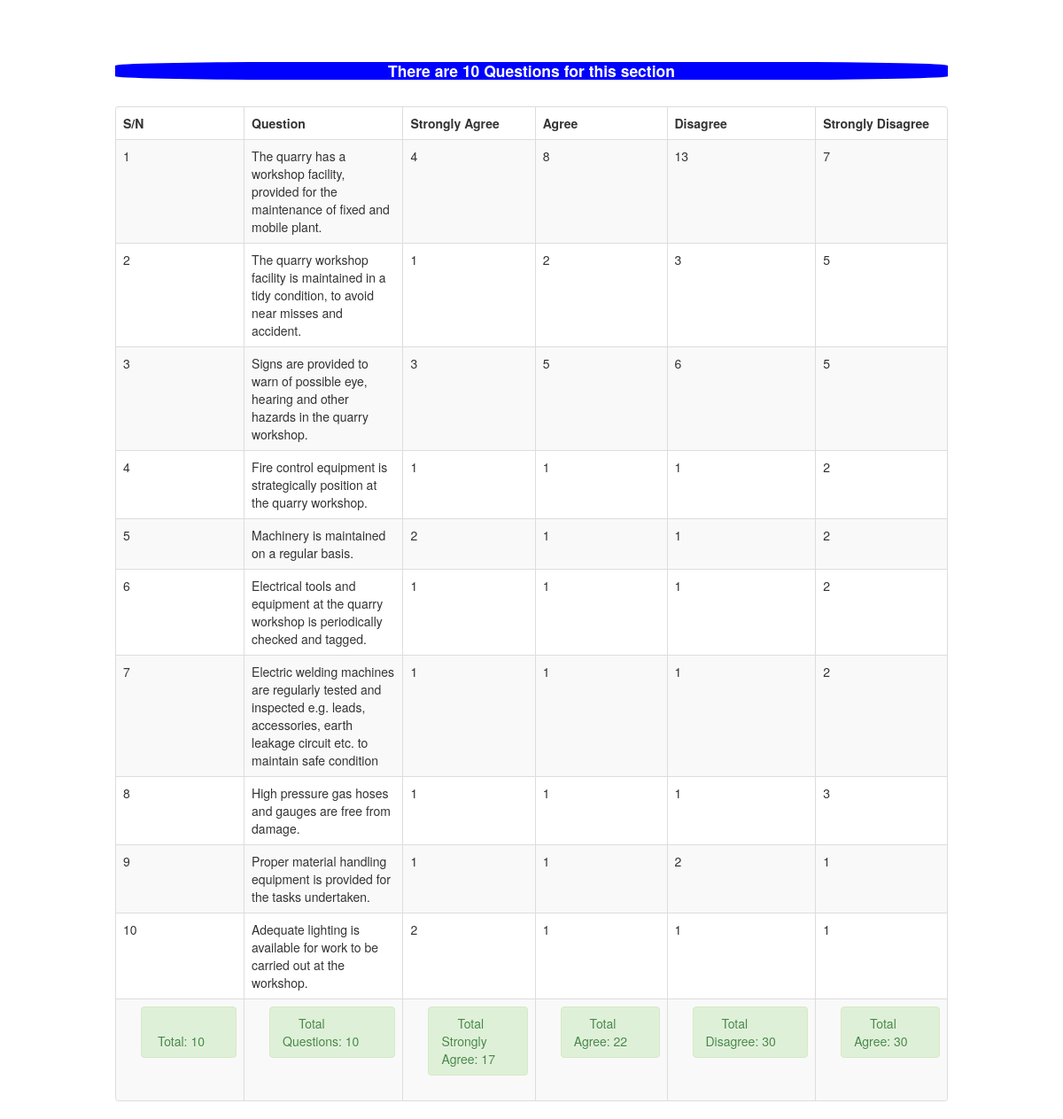
The page /admin/qws_table.php on the database its author committed.
### tables this page shows
CREATE TABLE `qws_table` (
  `ID` int(11) NOT NULL,
  `Question` text NOT NULL,
  `OptionA` varchar(255) NOT NULL,
  `OptionB` varchar(255) NOT NULL,
  `OptionC` varchar(255) NOT NULL,
  `OptionD` varchar(255) NOT NULL,
  `Strongly_Agree` int(11) NOT NULL DEFAULT '1',
  `Agree` int(11) NOT NULL DEFAULT '1',
  `Disagree` int(11) NOT NULL DEFAULT '1',
  `Strongly_Disagree` int(11) NOT NULL DEFAULT '1'
);

### admin/qws_table.php (the view, shortened to what this page needs)
<!DOCTYPE html>
<html>
<head>
     <link href="sum_number/css/bootstrap.css" rel="stylesheet" type="text/css" media="screen">
</head>
<body>
<br>
<br>
<div class="container">
<br />
	     <table  class="table table-striped table-bordered">
                            <thead>
                                <tr>
                                    <th>S/N</th>
                                    <th>Question</th>
                                    <th>Strongly Agree</th>
                                    <th>Agree</th>
                                    <th>Disagree</th>
                                    <th>Strongly Disagree</th>
                                </tr>
                            </thead>
                            <tbody>
							<?php
							$query=mysqli_query($mysqli, "select * from qws_table")or die(mysqli_error());
                            $numberOfRows= mysqli_num_rows($query);
                            echo "<h4>There are " . " " . $numberOfRows . " ". "Questions for this section</h4><br \>";
							while($row=mysqli_fetch_array($query)){
							?>
								<tr>
								     <td><?php echo $row['ID'] ?></td>
                                     <td><?php echo $row['Question'] ?></td>
                                     <td><?php echo $row['Strongly_Agree'] ?></td>
                                     <td><?php echo $row['Agree'] ?></td>
                                     <td><?php echo $row['Disagree'] ?></td>
                                     <td><?php echo $row['Strongly_Disagree'] ?></td>
                                </tr>
						          <?php } ?>
						  <?php
                            $result = mysqli_query($mysqli, "SELECT count(ID) FROM qws_table") or die(mysqli_error());
                            while ($rows = mysqli_fetch_array($result)) {
                                ?>
                        <tr>
                                    <td>
                                        <div class="pull-right">
                                            <div class="span"><div class="alert alert-success"><i class="icon-credit-card icon-large"></i>&nbsp;Total:&nbsp;<?php
                                            $totalID = $rows['count(ID)'];
                                            echo $totalID ."<br \> ";
                                         ?>
                                            </div></div>
                                        </div>
                                    </td>
                                <?php }
                                ?>
                            <?php
                            $result = mysqli_query($mysqli, "SELECT count(Question) FROM qws_table") or die(mysqli_error());
                            while ($rows = mysqli_fetch_array($result)) {
                                ?>
                                    <td>
                                        <div class="pull-right">
                                            <div class="span"><div class="alert alert-success"><i class="icon-credit-card icon-large"></i>&nbsp;Total Questions:&nbsp;<?php
                                            $totalQuestion = $rows['count(Question)'];
                                            echo $totalQuestion ."<br \> ";
                                         ?>
                                            </div></div>
                                        </div>
                                    </td>
                                <?php }
                                ?>
						   <?php
                            $result = mysqli_query($mysqli, "SELECT sum(Strongly_Agree) FROM qws_table") or die(mysqli_error());
                            while ($rows = mysqli_fetch_array($result)) {
                                ?>
                                    <td>
                                        <div class="pull-right">
                                            <div class="span"><div class="alert alert-success"><i class="icon-credit-card icon-large"></i>&nbsp;Total Strongly Agree:&nbsp;<?php
                                            $sumStronglyAgree = $rows['sum(Strongly_Agree)'];
                                            echo $sumStronglyAgree ."<br \> ";
                                         ?>
                                            </div></div>
                                        </div>
                                    </td>
                                <?php }
                                ?>
                                <?php
                            $result = mysqli_query($mysqli, "SELECT sum(Agree) FROM qws_table") or die(mysqli_error());
                            while ($rows = mysqli_fetch_array($result)) {
                                ?>
                                    <td>
                                        <div class="pull-right">
                                            <div class="span"><div class="alert alert-success"><i class="icon-credit-card icon-large"></i>&nbsp;Total Agree:&nbsp;<?php
                                            $sumAgree = $rows['sum(Agree)'];
                                            echo $sumAgree ."<br \> ";
                                         ?>
                                            </div></div>
                                        </div>
                                    </td>
                                <?php }
                                ?>
                                <?php
                            $result = mysqli_query($mysqli, "SELECT sum(Disagree) FROM qws_table") or die(mysqli_error());
                            while ($rows = mysqli_fetch_array($result)) {
                                ?>
                                    <td>
                                        <div class="pull-right">
                                            <div class="span"><div class="alert alert-success"><i class="icon-credit-card icon-large"></i>&nbsp;Total Disagree:&nbsp;<?php
                                            $sumDisagree = $rows['sum(Disagree)'];
                                            echo $sumDisagree ."<br \> ";
                                         ?>
                                            </div></div>
                                        </div>
                                    </td>
                                <?php }
                                ?>
                                <?php
                            $result = mysqli_query($mysqli, "SELECT sum(Strongly_Disagree) FROM qws_table") or die(mysqli_error());
                            while ($rows = mysqli_fetch_array($result)) {
                                ?>
                                    <td>
                                        <div class="pull-right">
                                            <div class="span"><div class="alert alert-success"><i class="icon-credit-card icon-large"></i>&nbsp;Total Agree:&nbsp;<?php
                                            $sumStronglyDisagree = $rows['sum(Strongly_Disagree)'];
                                            echo $sumStronglyDisagree ."<br \> ";
                                         ?>
                                            </div></div>
                                        </div>
                                    </td>
                            </tr>
                                <?php }
                                ?>
                             </tbody>
                        </table>
</div>
</body>
</html>

### admin/qws_table.php (style rules this page uses)
h4 { color:white; background-color: blue; border-radius:20%; text-align: center; }

### rows shown on the page
qws_table: ID "1", Question "The quarry has a workshop facility, provided for the maintenance of fixed and mobile plant.", Strongly_Agree "4", Agree "8", Disagree "13", Strongly_Disagree "7"
qws_table: ID "2", Question "The quarry workshop facility is maintained in a tidy condition, to avoid near misses and accident.", Strongly_Agree "1", Agree "2", Disagree "3", Strongly_Disagree "5"
qws_table: ID "3", Question "Signs are provided to warn of possible eye, hearing and other hazards in the quarry workshop.", Strongly_Agree "3", Agree "5", Disagree "6", Strongly_Disagree "5"
qws_table: ID "4", Question "Fire control equipment is strategically position at the quarry workshop.", Strongly_Agree "1", Agree "1", Disagree "1", Strongly_Disagree "2"
qws_table: ID "5", Question "Machinery is maintained on a regular basis.", Strongly_Agree "2", Agree "1", Disagree "1", Strongly_Disagree "2"
qws_table: ID "6", Question "Electrical tools and equipment at the quarry workshop is periodically checked and tagged.", Strongly_Agree "1", Agree "1", Disagree "1", Strongly_Disagree "2"
qws_table: ID "7", Question "Electric welding machines are regularly tested and inspected e.g. leads, accessories, earth leakage circuit etc. to maintain safe condition", Strongly_Agree "1", Agree "1", Disagree "1", Strongly_Disagree "2"
qws_table: ID "8", Question "High pressure gas hoses and gauges are free from damage.", Strongly_Agree "1", Agree "1", Disagree "1", Strongly_Disagree "3"
qws_table: ID "9", Question "Proper material handling equipment is provided for the tasks undertaken.", Strongly_Agree "1", Agree "1", Disagree "2", Strongly_Disagree "1"
qws_table: ID "10", Question "Adequate lighting is available for work to be carried out at the workshop.", Strongly_Agree "2", Agree "1", Disagree "1", Strongly_Disagree "1"

### other values the page prints
$numberOfRows "10"
$totalID "10"
$totalQuestion "10"
$sumStronglyAgree "17"
$sumAgree "22"
$sumDisagree "30"
$sumStronglyDisagree "30"
